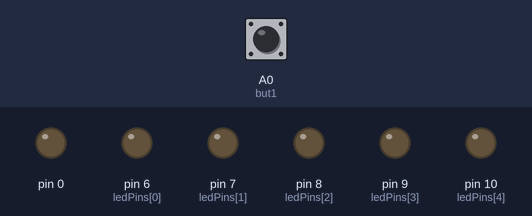
A sketch run on a simulated Arduino Uno, built with avr-gcc and run on an emulated ATmega328P. On the bench: output pins drawn as LEDs (lit = HIGH). Dashed ring = blinking. The inputs (shaded band) are chosen by the test bench; at power-on: A0 (but1) LOW.

Above: at 1.2 s.
1.3 s: A0 (but1) pulled HIGH for 0.15 s
At 2.15 s:
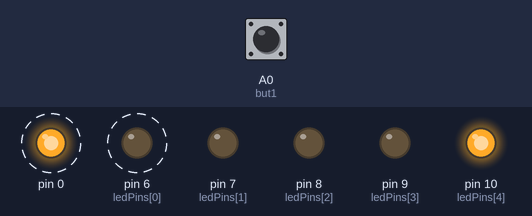
At 3.35 s:
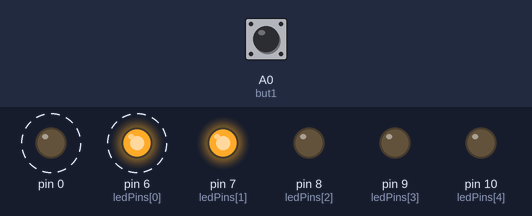
Timing chart, 0 to 8.7 s (numbered marks = the images above; inputs shaded):
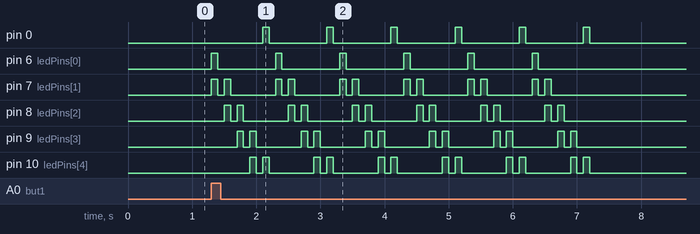

Measured:
- after the input at 1.3 s, pin 0: alternates HIGH for 0.10 s and LOW for 0.90 s, 12 changes in all, then stays LOW, starting after 0.80 s; pin 6 (ledPins[0]): alternates HIGH for 0.10 s and LOW for 0.90 s, 12 changes in all, then stays LOW, starting at once

The sketch:

1.1.ino
```cpp
int ledPins[] = { 6, 7, 8, 9, 10 };
int but1 = A0;
void setup() {
  pinMode(but1, INPUT);
  for (int i = 0; i < 8; i++) {
    pinMode(ledPins[i], OUTPUT);
  }
}

void loop() {
  int pinState1 = digitalRead(but1);
  if (pinState1 == HIGH) {
    state3();
  }
}

void state3() {
  for (int i = 0; i < 6; i++) {
    for (int j = 0; j < 5; j++) {
      digitalWrite(ledPins[j], HIGH);
      digitalWrite(ledPins[j + 1], HIGH);
      delay(100);
      digitalWrite(ledPins[j], LOW);
      digitalWrite(ledPins[j + 1], LOW);
      delay(100);
    }
  }
}
```
